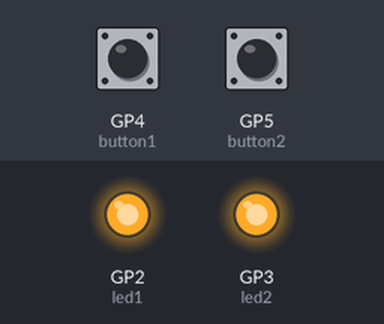
A program run on a simulated Raspberry Pi Pico running MicroPython. Parts: output pins drawn as LEDs (lit = HIGH). The inputs (shaded band) are chosen by the test bench; at power-on: GP4 (button1) LOW, GP5 (button2) LOW. What the program prints to the serial console is not drawn.

Above: at 1.2 s.
1.3 s: GP4 (button1) pulled HIGH for 0.15 s
At 1.5 s:
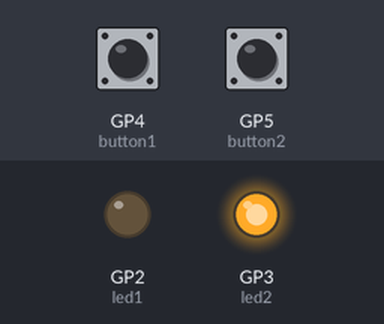
3.1 s: GP5 (button2) pulled HIGH for 0.15 s
At 3.2 s:
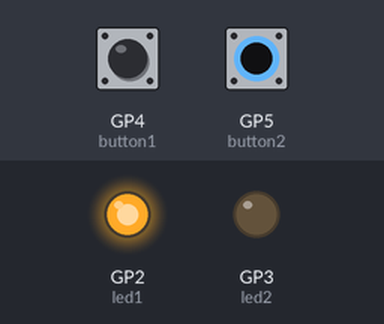
4.8 s: GP5 (button2) pulled HIGH for 3.2 s
At 9.2 s:
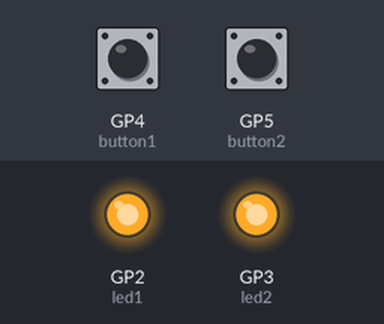
9.6 s: GP4 (button1) pulled HIGH for 3.2 s
At 10.3 s:
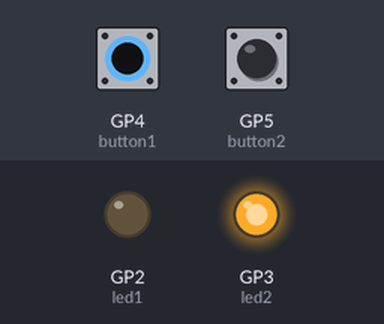
14.3 s: GP4 (button1) driven HIGH and GP5 (button2) driven HIGH
At 15.4 s:
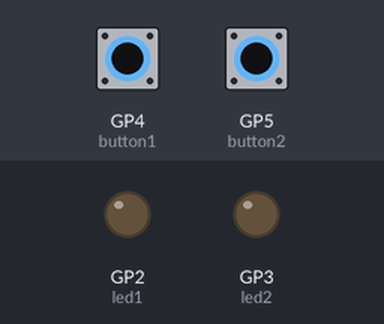
Timing chart, 0 to 16.9 s (numbered marks = the images above; inputs shaded):
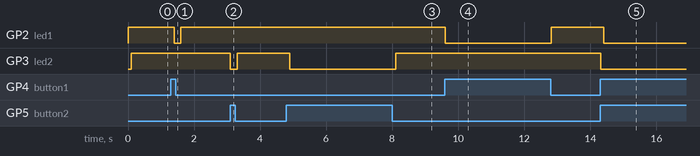

Measured:
- after the input at 1.3 s, GP2 (led1): HIGH → LOW after 0.10 s, → HIGH 0.20 s later
- after the input at 3.1 s, GP3 (led2): HIGH → LOW at once, → HIGH 0.20 s later
- after the input at 4.8 s, GP3 (led2): HIGH → LOW after 0.11 s, → HIGH 3.2 s later
- after the input at 9.6 s, GP2 (led1): HIGH → LOW at once, → HIGH 3.2 s later
- after the input at 14.3 s, GP2 (led1): HIGH → LOW after 0.12 s; GP3 (led2): HIGH → LOW at once

The program:

Switch_Blink.py
```python
from machine import Pin
import time

led1=Pin(2,Pin.OUT)
button1=Pin(4,Pin.IN,Pin.PULL_DOWN)
led2=Pin(3,Pin.OUT)
button2=Pin(5,Pin.IN,Pin.PULL_DOWN)
while True:
    if button1.value()==0:
        led1.value(1)
        print(button1.value())
    else:
        led1.value(0)
    time.sleep(0.1)

    if button2.value()==0:
        led2.value(1)
        print(button2.value())
    else:
        led2.value(0)
    time.sleep(0.1)
```
